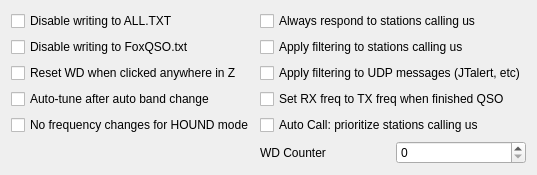
         <widget class="QWidget" name="tab_2">
          <attribute name="title">
           <string>Misc</string>
          </attribute>
          <layout class="QGridLayout" name="gridLayout_22">
           <item row="4" column="1">
            <widget class="QCheckBox" name="cb_preferIncomingCalls">
             <property name="text"><string>Auto Call: prioritize stations calling us</string></property>
             <property name="toolTip"><string>Yield an unanswered Auto Call attempt to a direct caller. During an established QSO, other callers wait in the call queue.</string></property>
            </widget>
           </item>
           <item row="5" column="1">
            <layout class="QHBoxLayout" name="queuedStationCallsLayout">
             <item><widget class="QLabel" name="queuedStationCallsLabel">
              <property name="text"><string>WD Counter</string></property>
             </widget></item>
             <item><widget class="QSpinBox" name="sb_queuedStationMaxCalls">
              <property name="minimum"><number>0</number></property>
              <property name="maximum"><number>999</number></property>
              <property name="value"><number>0</number></property>
              <property name="toolTip"><string>0: use the existing Custom WD Timer for the current mode when enabled. Otherwise allow this number of transmissions without a reply, including the initial call, then advance to the next station. Each reply resets the count.</string></property>
             </widget></item>
            </layout>
           </item>

           <item row="0" column="1">
            <widget class="QCheckBox" name="cb_processTailenders">
             <property name="toolTip">
              <string>&lt;html&gt;&lt;head/&gt;&lt;body&gt;&lt;p&gt;Respond to any station calling us when we're finishing or not in QSO or (even if we're not calling CQ)&lt;/p&gt;&lt;/body&gt;&lt;/html&gt;</string>
             </property>
             <property name="text">
              <string>Always respond to stations calling us</string>
             </property>
            </widget>
           </item>
           <item row="1" column="1">
            <widget class="QCheckBox" name="cb_autoCQfiltering">
             <property name="toolTip">
              <string>&lt;html&gt;&lt;head/&gt;&lt;body&gt;&lt;p&gt;When calling CQ, check if the station responding to us passed our filtering. &lt;/p&gt;&lt;p&gt;If not, Z will not respond to them automatically.&lt;/p&gt;&lt;/body&gt;&lt;/html&gt;</string>
             </property>
             <property name="text">
              <string>Apply filtering to stations calling us</string>
             </property>
            </widget>
           </item>
           <item row="0" column="0">
            <widget class="QCheckBox" name="cb_disableWriteALL">
             <property name="toolTip">
              <string>&lt;html&gt;&lt;head/&gt;&lt;body&gt;&lt;p&gt;Disable writing to ALL.TXT&lt;/p&gt;&lt;/body&gt;&lt;/html&gt;</string>
             </property>
             <property name="text">
              <string>Disable writing to ALL.TXT</string>
             </property>
            </widget>
           </item>
           <item row="1" column="0">
            <widget class="QCheckBox" name="cb_disableWriteFoxQSO">
             <property name="toolTip">
              <string>&lt;html&gt;&lt;head/&gt;&lt;body&gt;&lt;p&gt;Disable writing to FoxQSO.txt&lt;/p&gt;&lt;/body&gt;&lt;/html&gt;</string>
             </property>
             <property name="text">
              <string>Disable writing to FoxQSO.txt</string>
             </property>
            </widget>
           </item>
           <item row="2" column="1">
            <widget class="QCheckBox" name="cb_udpFiltering">
             <property name="toolTip">
              <string>&lt;html&gt;&lt;head/&gt;&lt;body&gt;&lt;p&gt;Only send messages that passed filtering to other programs via UDP.&lt;/p&gt;&lt;/body&gt;&lt;/html&gt;</string>
             </property>
             <property name="text">
              <string>Apply filtering to UDP messages (JTalert, etc)</string>
             </property>
            </widget>
           </item>
           <item row="3" column="1">
            <widget class="QCheckBox" name="cb_rxTotxFreq">
             <property name="toolTip">
              <string>&lt;html&gt;&lt;head/&gt;&lt;body&gt;&lt;p&gt;Resets the RX frequency at the end of each QSO.&lt;/p&gt;&lt;/body&gt;&lt;/html&gt;</string>
             </property>
             <property name="text">
              <string>Set RX freq to TX freq when finished QSO</string>
             </property>
            </widget>
           </item>
           <item row="2" column="0">
            <widget class="QCheckBox" name="cb_WD_resetAnywhere">
             <property name="toolTip">
              <string>&lt;html&gt;&lt;head/&gt;&lt;body&gt;&lt;p&gt;Reset WD timer when clicked anywhere in the app. &lt;/p&gt;&lt;p&gt;If this is disabled, &amp;quot;Reset WD&amp;quot; button will appear in bottom right corner. &lt;/p&gt;&lt;/body&gt;&lt;/html&gt;</string>
             </property>
             <property name="text">
              <string>Reset WD when clicked anywhere in Z</string>
             </property>
            </widget>
           </item>
           <item row="3" column="0">
            <widget class="QCheckBox" name="cb_autoTune">
             <property name="toolTip">
              <string>&lt;html&gt;&lt;head/&gt;&lt;body&gt;&lt;p&gt;When band hopping enabled, Z will hit Tune for few seconds to adjust automatic antenna tuners.&lt;/p&gt;&lt;/body&gt;&lt;/html&gt;</string>
             </property>
             <property name="text">
              <string>Auto-tune after auto band change</string>
             </property>
            </widget>
           </item>
           <item row="4" column="0">
            <widget class="QCheckBox" name="cb_noFoxQSY">
             <property name="toolTip">
              <string>&lt;html&gt;&lt;head/&gt;&lt;body&gt;&lt;p&gt;When this is enabled Z will not automatically change frequency in HOUND mode. &lt;/p&gt;&lt;/body&gt;&lt;/html&gt;</string>
             </property>
             <property name="text">
              <string>No frequency changes for HOUND mode</string>
             </property>
            </widget>
           </item>
          </layout>
         </widget>
